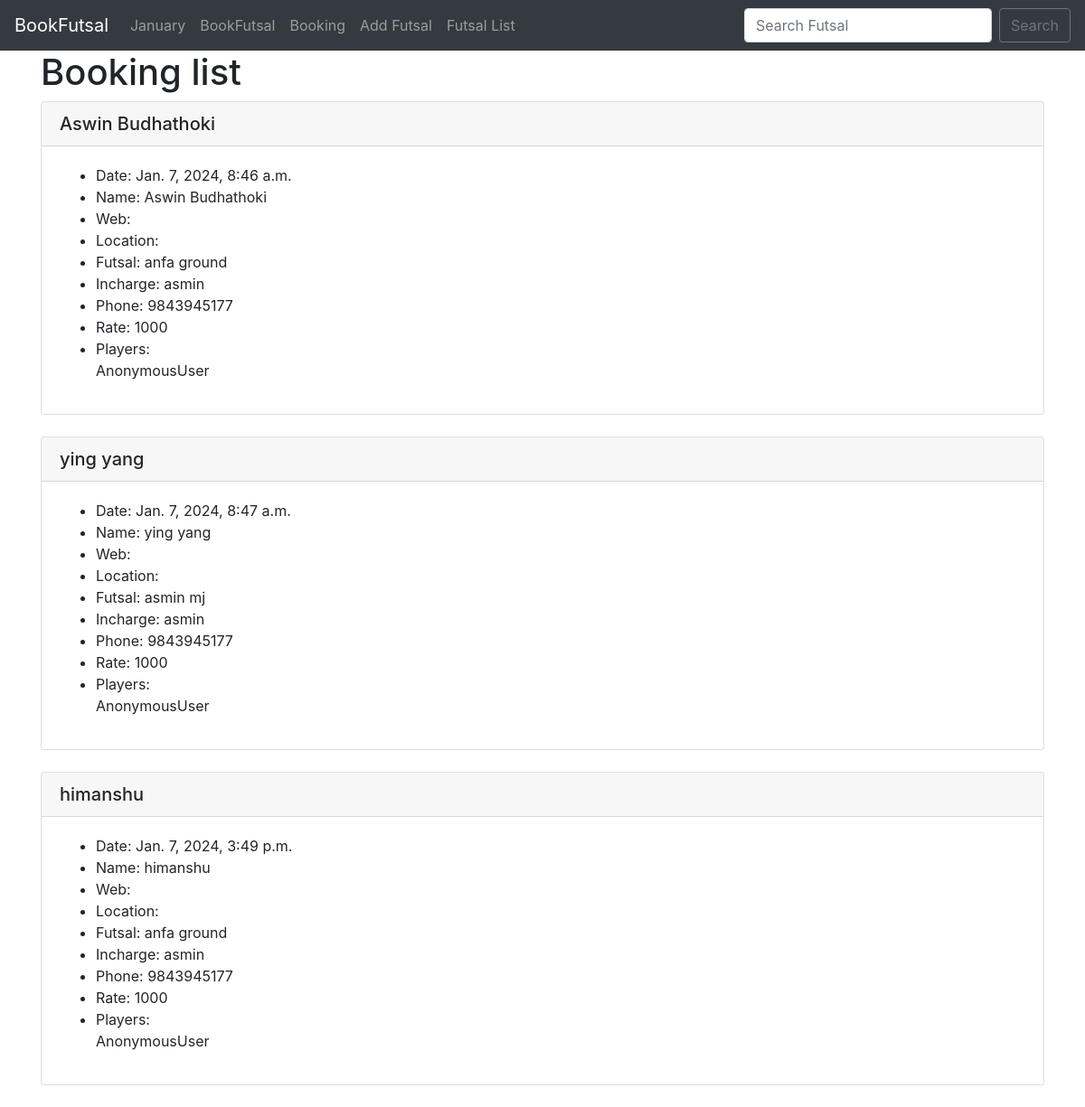
Page /futsalbooking_list/ on the committed database.
### futsal_name/models.py (models this page shows, shortened)
class Futsalbookingdetail(models.Model):
    name = models.CharField(max_length=150, null=True, blank=True)
    booking_date = models.DateTimeField('Booking Date', default=timezone.now)
    location = models.CharField('Location', max_length=250)
    futsal  = models.ForeignKey(Futsal, null=True, blank=True, on_delete=models.CASCADE)
    incharge = models.ForeignKey(User, blank=True, null=True, on_delete=models.SET_NULL)
    phone = models.CharField('Phone', max_length=10)
    rate = models.IntegerField('Rate')
    players = models.ManyToManyField(FutsalbookingUser, blank=True)
    def __str__(self):
        return self.name

class Futsal(models.Model):
    name = models.CharField(max_length=250)
    address = models.CharField(max_length=200)
    web = models.URLField(blank=True)
    email_address = models.EmailField(blank=True)
    zip_code = models.CharField(max_length=10)
    phone = models.CharField( max_length=10)
    def __str__(self):
        return self.name

class FutsalbookingUser(models.Model):
    first_name =  models.CharField(max_length=50)
    last_name =  models.CharField(max_length=50)
    email =  models.EmailField('User Email')
    phone = models.CharField(max_length=10)

### futsal_name/views.py (the view)
# urls.py: path('futsalbooking_list/', views.all_futsalbooking_list, name="futsalbooking_list"),
def all_futsalbooking_list(request):
    booking_list = Futsalbookingdetail.objects.all()
    return render(request, 'futsal_name/futsalbooking_list.html', {
        "booking_list":booking_list,
    })

### futsal_name/templates/futsal_name/futsalbooking_list.html (shortened to what this page needs)
{% extends 'futsal_name/core.html' %}
{% block content %}
      <h1>Booking list</h1>
{% for futsalbookingdetail in booking_list %}
<div class="card">
        <h5 class="card-header">{{ futsalbookingdetail}}</h5>
        <div class="card-body">
            <ul>
                <li>Date: {{ futsalbookingdetail.booking_date }}</li>
                <li>Name: {{ futsalbookingdetail.name }}</li>
                <li>Web: {{ futsalbookingdetail.web }}</li>
                <li>Location: {{ futsalbookingdetail.location }}</li>
                <li>Futsal: {{ futsalbookingdetail.futsal }}</li>
                <li>Incharge: {{ futsalbookingdetail.incharge }}</li>
                <li>Phone: {{ futsalbookingdetail.phone }}</li>
                <li>Rate: {{ futsalbookingdetail.rate }}</li>
                <li>Players:<br>
                        {% for users in futsalbookingdetail.players.all%}
                            {{ user }}<br>
                        {% endfor %}
                </li>
    </div>
</div>
<br>
{% endfor %}
{% endblock content %}

### futsal_name/templates/futsal_name/core.html (shortened to what this page needs)
<!doctype html>
<html lang="en">
  <head>
    <link rel="stylesheet" href="https://cdn.jsdelivr.net/npm/bootstrap@4.6.2/dist/css/bootstrap.min.css">
  </head>
  <body>
{% include 'futsal_name/navbar.html' %}
<div class="container">
  {% block content %}
  {% endblock content %}
</div>
  </body>
</html>

### futsal_name/templates/futsal_name/navbar.html (shortened to what this page needs)
<nav class="navbar navbar-expand-lg navbar-dark bg-dark">
    <a class="navbar-brand" href="{% url 'home' %}">BookFutsal</a>
    <div class="collapse navbar-collapse" id="navbarSupportedContent">
      <ul class="navbar-nav mr-auto">
        <li class="nav-item">
            <a class="nav-link" href="{% url 'home' '2024' 'January'%}">January</a>
          </li>
          <li class="nav-item">
            <a class="nav-link" href="{% url 'futsalbooking_add' %}">BookFutsal</a>
          </li>
          <li class="nav-item">
            <a class="nav-link" href="{% url 'futsalbooking_list' %}">Booking</a>
          </li>
          <li class="nav-item">
            <a class="nav-link" href="{% url 'add-futsal' %}">Add Futsal</a>
          </li>
          <li class="nav-item">
            <a class="nav-link" href="{% url 'futsals_list' %}">Futsal List</a>
          </li>
      </ul>
      <form class="form-inline my-2 my-lg-0" method=POST action="{% url 'futsals_search' %}">
        <input class="form-control mr-sm-2" type="search" placeholder="Search Futsal" aria-label="Search" name="searched">
        <button class="btn btn-outline-secondary my-2 my-sm-0" type="submit">Search </button>
      </form>
    </div>
  </nav>

### rows in the picture
Futsalbookingdetail: name "Aswin Budhathoki", booking_date "Jan. 7, 2024, 8:46 a.m.", futsal "anfa ground", incharge "asmin", phone "9843945177", rate "1000"
FutsalbookingUser: user "AnonymousUser"
Futsalbookingdetail: name "ying yang", booking_date "Jan. 7, 2024, 8:47 a.m.", futsal "asmin mj", incharge "asmin", phone "9843945177", rate "1000"
FutsalbookingUser: user "AnonymousUser"
Futsalbookingdetail: name "himanshu", booking_date "Jan. 7, 2024, 3:49 p.m.", futsal "anfa ground", incharge "asmin", phone "9843945177", rate "1000"
